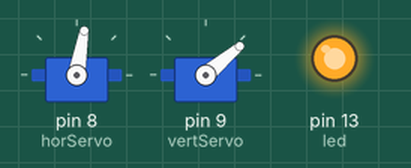
Recording of a sketch running on a simulated Arduino Uno, built with avr-gcc and run on an emulated ATmega328P. On the bench: 2 × servo, output pins drawn as LEDs (lit = HIGH). At 52.0 s the program stops and its outputs stay as they are.

Above: at 0.1 s.
At 20.1 s:
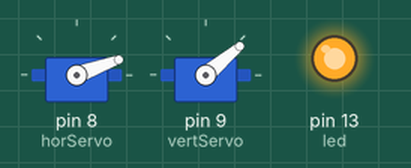
At 21.6 s:
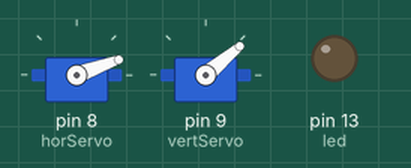
At 29.1 s:
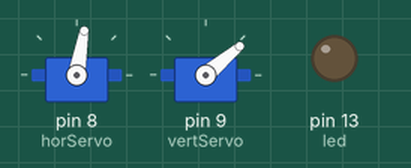
At 34.1 s:
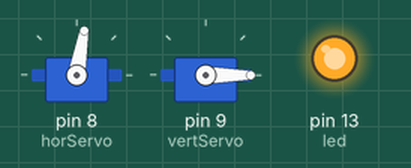
At 37.6 s:
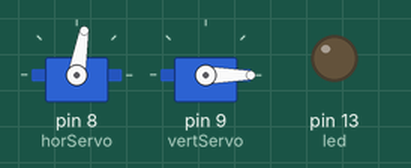
Timing chart, 0 to 39.1 s (numbered marks = the images above):
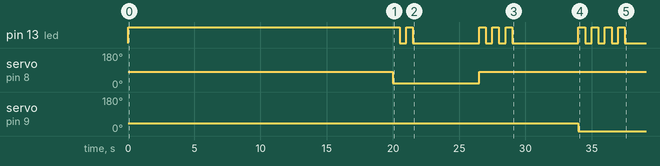

Measured:
- by itself, pin 13 (led): LOW → HIGH at 0.00 s, → LOW 20.5 s later, → HIGH 0.50 s later, → LOW 0.50 s later, … (18 changes in this stretch)
- by itself, servo on pin 8 (horServo): 80° → 20° at 20.0 s, → 80° 6.5 s later
- by itself, servo on pin 9 (vertServo): 40° → 0° at 34.0 s

The sketch:

eyes_servo_full_test.ino
```cpp
//==================
//This is a quick servo position test I did for my Eye Project
//The servos move from the set postions for the X and Y axis
//Test one sets the LED HIGH 20 seconds, long blink.
//Test two sets the servos at position 40,0 for 6.5 seconds, two blinks.
//Test three sets the servos at position 80,0 for 7.5 seconds, three blinks.
//Test four sets the servos at position 0,70 for 8.5 seconds, four blinks.
//Test five sets the servos at position 0,110 for 9.5 seconds, five blinks.

//NEED TO PRESS RESET ONCE TEST IS COMPLETE

#include <Servo.h> //servo library

Servo horServo; //x-axis servo
Servo vertServo; //y-asxis servo
int led = 13;

void setup(){
  horServo.attach(8); //x-axis servo pin 8
  vertServo.attach(9); //y-axis servo pin 9
  pinMode(led, OUTPUT);
}

void loop(){
  //==================TEST ONE=============//

  //Servos in resting or center position.
  horServo.write(80);
  vertServo.write(40);

  //blink once
  digitalWrite(led, HIGH);
  delay(20000);
  digitalWrite(led, LOW);

  //============Test Two=================//

  //test two blinks twice

  horServo.write(20); //x left limit
  vertServo.write(40);

  //blink twice
  digitalWrite(led, HIGH);
  delay(500);
  digitalWrite(led, LOW);
  delay(500);
  digitalWrite(led,HIGH);
  delay(500);
  digitalWrite(led, LOW);
  delay(5000);

  //=================Test Three==================//

  //test three blinks three times

  horServo.write(80); //x right limit
  vertServo.write(40);

  //blink three times
  digitalWrite(led, HIGH);
  delay(500);
  digitalWrite(led, LOW);
  delay(500);
  digitalWrite(led,HIGH);
  delay(500);
  digitalWrite(led, LOW);
  delay(500);
  digitalWrite(led,HIGH);
  delay(500);
  digitalWrite(led, LOW);
  delay(5000);


  //==================Test four==================//

  //Test four blinks four times

  horServo.write(80);
  vertServo.write(0); //y top limit

  //blink four times
  digitalWrite(led, HIGH);
  delay(500);
  digitalWrite(led, LOW);
  delay(500);
  digitalWrite(led,HIGH);
  delay(500);
  digitalWrite(led, LOW);
  delay(500);
  digitalWrite(led,HIGH);
  delay(500);
  digitalWrite(led, LOW);
  delay(500);
  digitalWrite(led,HIGH);
  delay(500);
  digitalWrite(led, LOW);
  delay(5000);

  //=================Test Five===================//

  //Test Five blinks five times

  horServo.write(80);
  vertServo.write(110); //y bottom limit

  //blinks five times
  digitalWrite(led, HIGH);
  delay(500);
  digitalWrite(led, LOW);
  delay(500);
  digitalWrite(led,HIGH);
  delay(500);
  digitalWrite(led, LOW);
  delay(500);
  digitalWrite(led,HIGH);
  delay(500);
  digitalWrite(led, LOW);
  delay(500);
  digitalWrite(led,HIGH);
  delay(500);
  digitalWrite(led, LOW);
  delay(500);
  digitalWrite(led,HIGH);
  delay(500);
  digitalWrite(led, LOW);
  delay(5000);

  //=====================END======================//

  //Servos back to resting or center. Testing ended hit RESET or wait FOREVER

  horServo.write(80);
  vertServo.write(40);
  digitalWrite(led, HIGH);
  while(1){}


}
```
